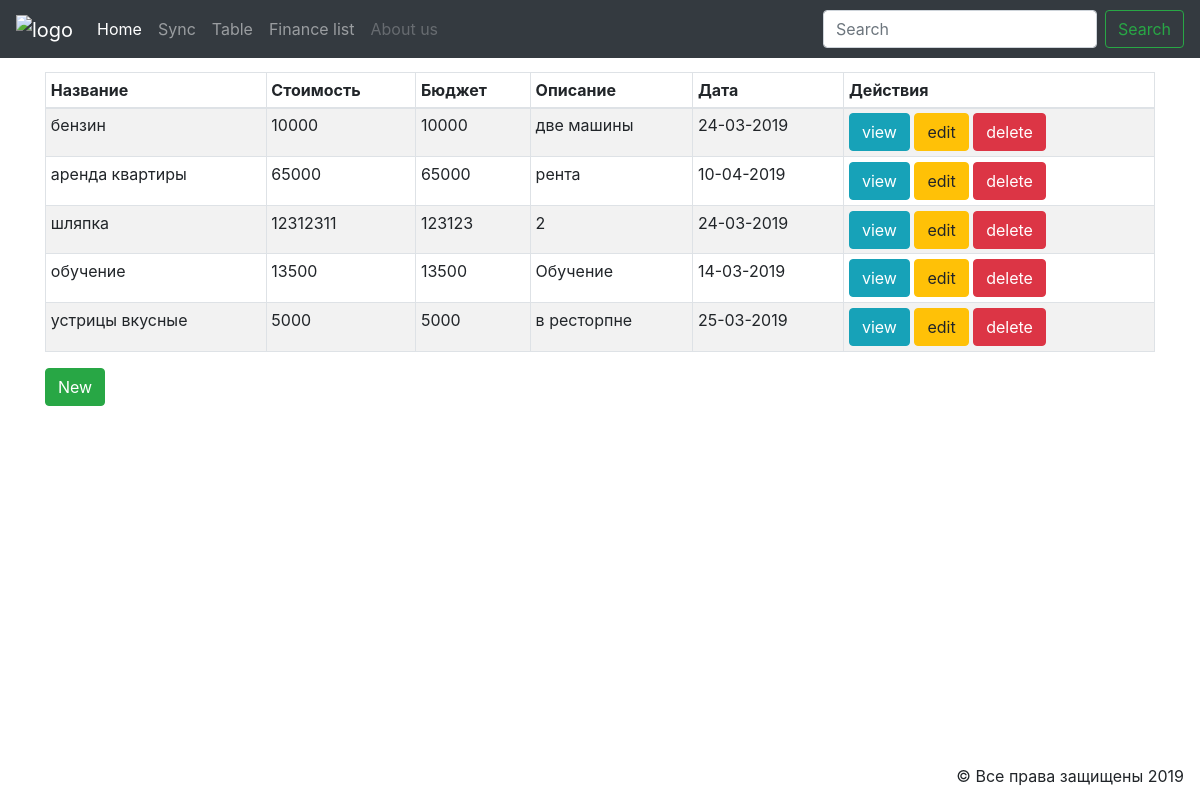
The page /finance/finance_list on the database its author committed.
### finance/models.py (models this page shows, shortened)
class Finance(models.Model):
    title = models.CharField(max_length=120)
    costs = models.PositiveIntegerField()
    budget = models.PositiveIntegerField()
    description = models.TextField()
    date = models.DateTimeField()
    type = models.CharField(max_length=80)
    class Meta:
        verbose_name_plural = "Finance"

### finance/views.py (the view)
# urls.py: path('finance_list', views.FinanceList.as_view(), name='finance_list'),
class FinanceList(ListView):
    model = Finance

### finance/templates/finance/finance_list.html
{% extends "finance/homePage.html" %}
{% block content %}
<div class="container-fluid">
    <div class="container">
        <div class="row">
            <div class="mt-3 col">
                <table class="table table-striped table-hover table-bordered table-sm">
                    <thead>
                    <tr>
                        <th>Название</th>
                        <th>Стоимость</th>
                        <th>Бюджет</th>
                        <th>Описание</th>
                        <th>Дата</th>
                        <th>Действия</th>
                    </tr>
                    </thead>
                    <tbody>
                    {% for finance in object_list %}
                    <tr>
                        <td>{{ finance.title }}</td>
                        <td>{{ finance.costs }}</td>
                        <td>{{finance.budget}}</td>
                        <td>{{finance.description}}</td>
                        <td>{{finance.date|date:"d-m-Y"}}</td>
                        <td><a href="{% url 'finance_view' finance.id %}" class="btn btn-info">view</a>
                            <a href="{% url 'finance_edit' finance.id %}" class="btn btn-warning">edit</a>
                            <a href="{% url 'finance_delete' finance.id %}" class="btn btn-danger">delete</a></td>
                    </tr>
                    {% endfor %}
                    </tbody>
                </table>
                <a href="{% url 'finance_new' %}" class="btn btn-success">New</a>
            </div>
        </div>
    </div>
</div>
{% endblock %}

### rows shown on the page
Finance: title "бензин", costs "10000", budget "10000", description "две машины", date "24-03-2019"
Finance: title "аренда квартиры", costs "65000", budget "65000", description "рента", date "10-04-2019"
Finance: title "шляпка", costs "12312311", budget "123123", description "2", date "24-03-2019"
Finance: title "обучение", costs "13500", budget "13500", description "Обучение", date "14-03-2019"
Finance: title "устрицы вкусные", costs "5000", budget "5000", description "в ресторпне", date "25-03-2019"
